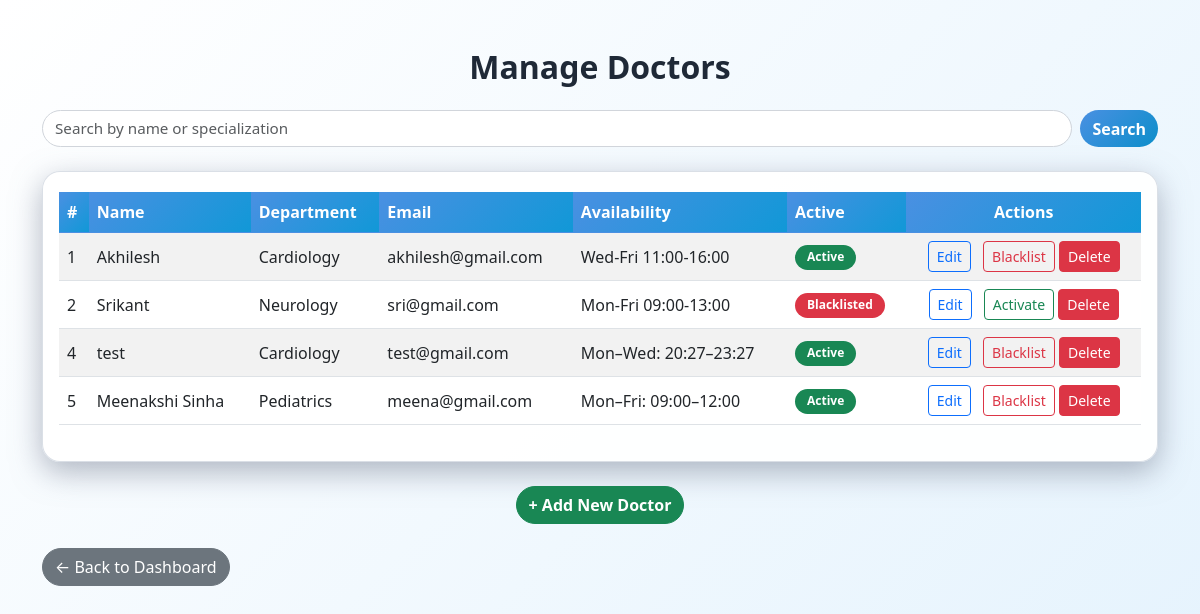
Screenshot of /admin/doctors (signed in) with the database file from the repository.
### models.py (models this page shows, shortened)
class Doctor(db.Model):
    id = db.Column(db.Integer, primary_key=True)
    name = db.Column(db.String(100), nullable=False, index=True)
    specialization_id = db.Column(db.Integer, db.ForeignKey('department.id'), nullable=False)
    availability = db.Column(db.String(500), nullable=True)
    email = db.Column(db.String(100), unique=True, nullable=False, index=True)
    password = db.Column(db.String(200), nullable=False)
    contact = db.Column(db.String(20), nullable=True)
    is_active = db.Column(db.Boolean, default=True, nullable=False)   # blacklist / soft-delete
    created_at = db.Column(db.DateTime, default=datetime.utcnow)
    appointments = db.relationship('Appointment', backref='doctor', lazy=True)
    avail_slots = db.relationship('DoctorAvailability', backref='doctor', lazy=True, cascade="all, delete-orphan")

class Department(db.Model):
    id = db.Column(db.Integer, primary_key=True)
    name = db.Column(db.String(100), unique=True, nullable=False, index=True)
    description = db.Column(db.Text, nullable=True)
    created_at = db.Column(db.DateTime, default=datetime.utcnow)
    doctors = db.relationship('Doctor', backref='department', lazy=True)

### app.py (the view)
@app.route('/admin/doctors')
@admin_required
def admin_doctors():
    q = request.args.get('q')
    if q:
        doctors = Doctor.query.join(Department).filter(
            db.or_(Doctor.name.ilike(f'%{q}%'),
                   Department.name.ilike(f'%{q}%'))
        ).all()
    else:
        doctors = Doctor.query.all()
    return render_template('admin_doctors.html', doctors=doctors)

### app.py (called while the page is built)
def admin_required(func):
    from functools import wraps
    @wraps(func)
    def wrapper(*args, **kwargs):
        if session.get('role') != 'admin':
            flash("Admin login required", "warning")
            return redirect(url_for('login'))
        return func(*args, **kwargs)
    return wrapper

### templates/admin_doctors.html (shortened to what this page needs)
<!DOCTYPE html>
<html>
<head>
  <link href="https://cdn.jsdelivr.net/npm/bootstrap@5.3.0/dist/css/bootstrap.min.css" rel="stylesheet">
</head>
<body class="container mt-5">
  <h2 class="text-center mb-4">Manage Doctors</h2>
  <form method="get" action="{{ url_for('admin_doctors') }}" class="d-flex mb-4">
    <input type="text" name="q" class="form-control me-2" placeholder="Search by name or specialization" value="{{ request.args.get('q', '') }}">
    <button class="btn btn-primary">Search</button>
  </form>
  <div class="table-responsive">
    <table class="table table-striped table-hover align-middle">
      <thead class="container-3">
        <tr>
          <th>#</th>
          <th>Name</th>
          <th>Department</th>
          <th>Email</th>
          <th>Availability</th>
          <th>Active</th>
          <th class="text-center">Actions</th>
        </tr>
      </thead>
      <tbody>
        {% for d in doctors %}
        <tr>
          <td>{{ d.id }}</td>
          <td>{{ d.name }}</td>
          <td>{{ d.department.name if d.department else '—' }}</td>
          <td>{{ d.email }}</td>
          <td>{{ d.availability or 'Not Set' }}</td>
          <td>
            {% if d.is_active %}
              <span class="badge bg-success">Active</span>
            {% else %}
              <span class="badge bg-danger">Blacklisted</span>
            {% endif %}
          </td>
          <td class="text-center">
            <a href="{{ url_for('admin_edit_doctor', doctor_id=d.id) }}" class="btn btn-sm btn-outline-primary me-2">Edit</a>
            <a href="{{ url_for('admin_toggle_doctor', doctor_id=d.id) }}"
               class="btn btn-sm {% if d.is_active %}btn-outline-danger{% else %}btn-outline-success{% endif %}">
              {% if d.is_active %}Blacklist{% else %}Activate{% endif %}
            </a>
            <form method="POST"
                action="{{ url_for('admin_delete_doctor', doctor_id=d.id) }}"
                style="display:inline;"
                onsubmit="return confirm('Are you sure you want to delete this doctor permanently?');">
                <button type="submit" class="btn btn-sm btn-danger">Delete</button>
            </form>
          </td>
        </tr>
        {% else %}
        <tr>
          <td colspan="7" class="text-center text-muted py-4">No doctors found.</td>
        </tr>
        {% endfor %}
      </tbody>
    </table>
  </div>
  <div class="text-center mt-4">
    <a href="{{ url_for('admin_add_doctor') }}" class="btn btn-success">+ Add New Doctor</a>
  </div>
  <div class="d-flex justify-content-between mt-4">
    <a href="{{ url_for('admin_dashboard') }}" class="btn btn-secondary">
      ← Back to Dashboard
    </a>
  </div>
</body>
</html>

### templates/admin_doctors.html (style rules this page uses)
body { min-height: 100vh; background: linear-gradient(135deg, #ffffff, #e3f2fd); font-family: system-ui, -apple-system, BlinkMacSystemFont, "Segoe UI", sans-serif; }
h2 { font-weight: 700; color: #1f2937; }
.form-control { border-radius: 999px; border: 1px solid #d1d5db; font-size: 0.95rem; }
.btn-primary { border-radius: 999px; background: linear-gradient(135deg, #4a90e2, #0c8eca); border: none; font-weight: 600; }
.btn-success { border-radius: 999px; font-weight: 600; }
.btn-secondary { border-radius: 999px; }
.table-responsive { background-color: #ffffffee; border-radius: 18px; padding: 1.25rem 1rem; box-shadow: 0 10px 30px rgba(114, 122, 143, 0.538); border: 1px solid rgba(148, 163, 184, 0.35); }
table { margin-bottom: 0; }
thead.container-3 { background-color: #4a90e2fa ; border-color: #4a90e2 ; }
thead.container-3 th { background: linear-gradient(135deg, #4a90e2, #1198d7); color: #ffffff; font-weight: 600; }
tbody tr:nth-of-type(odd) { background-color: #f9fafb; }
tbody tr:nth-of-type(even) { background-color: #eef2ff; }
thead.container-3 th { color: #ffffff; font-weight: 600; }
.badge { border-radius: 999px; padding: 0.4rem 0.75rem; }

### rows the page displays
Doctor: id "1", name "Akhilesh", department "Cardiology", email "akhilesh@gmail.com", availability "Wed-Fri 11:00-16:00", is_active "Active"
Doctor: id "2", name "Srikant", department "Neurology", email "sri@gmail.com", availability "Mon-Fri 09:00-13:00", is_active "Blacklisted"
Doctor: id "4", name "test", department "Cardiology", email "test@gmail.com", availability "Mon–Wed: 20:27–23:27", is_active "Active"
Doctor: id "5", name "Meenakshi Sinha", department "Pediatrics", email "meena@gmail.com", availability "Mon–Fri: 09:00–12:00", is_active "Active"
